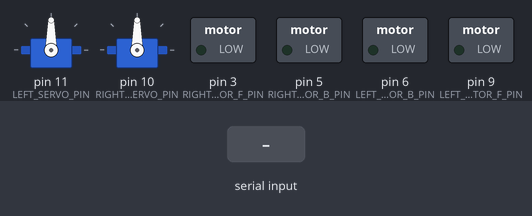
A sketch run on a simulated Arduino Uno, built with avr-gcc and run on an emulated ATmega328P. Shown: 2 × servo, switched loads named in the sketch (green lamp = pin HIGH). Inputs (shaded band) come from the test bench. What the sketch prints to the serial monitor is not drawn.

Above: at 2.5 s.
2.6 s: "skidL\n" received over Serial
At 2.9 s:
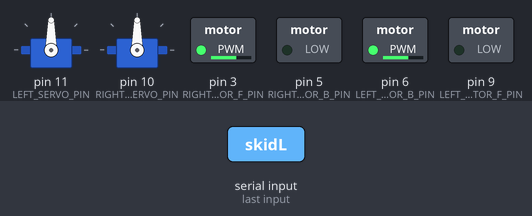
4.1 s: "skidR\n" received over Serial
At 5.2 s:
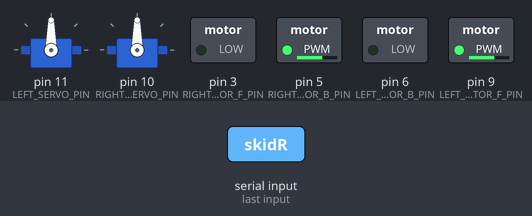
5.6 s: "driveF\n" received over Serial
At 6.4 s:
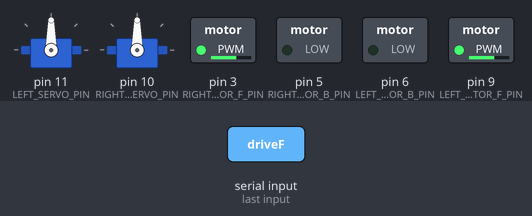
7.1 s: "driveB\n" received over Serial
At 7.6 s:
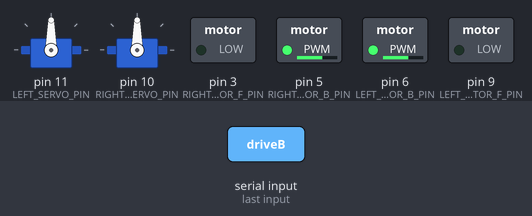
8.6 s: "driveL\n" received over Serial
At 9.8 s:
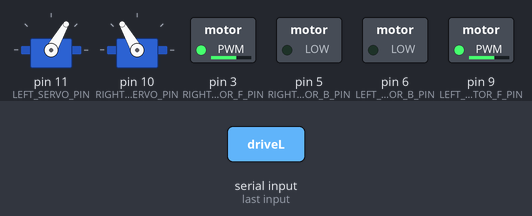
10.1 s: "driveR\n" received over Serial
At 11.0 s:
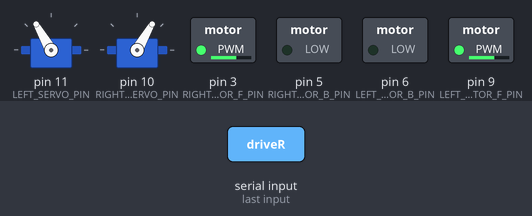
Timing chart, 0 to 12.6 s (numbered marks = the images above; inputs shaded):
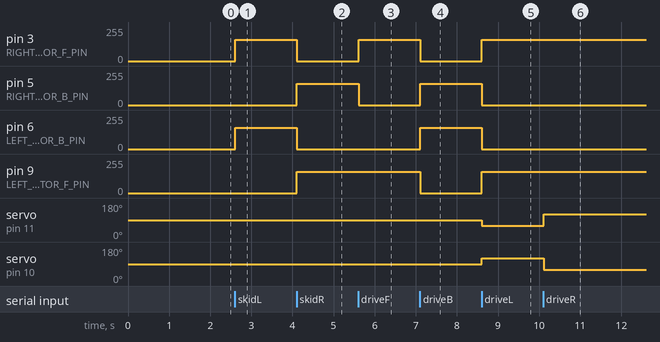

Measured:
- after the input at 2.6 s, pin 3 (RIGHT_MOTOR_F_PIN), pin 6 (LEFT_MOTOR_B_PIN): 0/255 → 160/255 at once
- after the input at 4.1 s, pin 3 (RIGHT_MOTOR_F_PIN), pin 6 (LEFT_MOTOR_B_PIN): 160/255 → 0/255 at once; pin 5 (RIGHT_MOTOR_B_PIN), pin 9 (LEFT_MOTOR_F_PIN): 0/255 → 160/255 at once
- after the input at 5.6 s, pin 3 (RIGHT_MOTOR_F_PIN): 0/255 → 160/255 at once; pin 5 (RIGHT_MOTOR_B_PIN): 160/255 → 0/255 at once
- after the input at 7.1 s, pin 3 (RIGHT_MOTOR_F_PIN), pin 9 (LEFT_MOTOR_F_PIN): 160/255 → 0/255 at once; pin 5 (RIGHT_MOTOR_B_PIN), pin 6 (LEFT_MOTOR_B_PIN): 0/255 → 160/255 at once
- after the input at 8.6 s, pin 3 (RIGHT_MOTOR_F_PIN), pin 9 (LEFT_MOTOR_F_PIN): 0/255 → 160/255 at once; pin 5 (RIGHT_MOTOR_B_PIN), pin 6 (LEFT_MOTOR_B_PIN): 160/255 → 0/255 at once; servo on pin 11 (LEFT_SERVO_PIN): 90° → 60° at once; servo on pin 10 (RIGHT_SERVO_PIN): 90° → 120° at once
- after the input at 10.1 s, servo on pin 11 (LEFT_SERVO_PIN): 60° → 120° at once; servo on pin 10 (RIGHT_SERVO_PIN): 120° → 60° at once

The sketch:

FINALv6.ino
```cpp
#include <Servo.h>


// DC MOTOR - LEFT side
const int LEFT_MOTOR_B_PIN = 6;  // forward
const int LEFT_MOTOR_F_PIN = 9;  // back
// DC MOTOR - RIGHT side
const int RIGHT_MOTOR_B_PIN = 5; // forward
const int RIGHT_MOTOR_F_PIN = 3; // back
//SERVO pin assignment
const int LEFT_SERVO_PIN  = 11;
const int RIGHT_SERVO_PIN = 10;
//speed
const int DEFAULT_SPEED = 160;  //  (0–255)
const int TURN_SPEED    = 160;  //  skid drive speed
const int SLOW_SPEED    = 120;  //  differential drive speed
//servo shi
const int LEFT_SERVO_CENTER  = 90;
const int RIGHT_SERVO_CENTER = 90;
const int SERVO_TURN_ANGLE   = 30;   // turn angle
// objects for Servos (for cleaner code)
Servo leftServo;
Servo rightServo;

// •••••••••••••••••••••••••••••••••••••••••••••••••
//                    SETUP
// •••••••••••••••••••••••••••••••••••••••••••••••••
void setup() {
  Serial.begin(9600);
  pinMode(LEFT_MOTOR_F_PIN, OUTPUT);
  pinMode(LEFT_MOTOR_B_PIN, OUTPUT);
  pinMode(RIGHT_MOTOR_F_PIN, OUTPUT);
  pinMode(RIGHT_MOTOR_B_PIN, OUTPUT);
  leftServo.attach(LEFT_SERVO_PIN);
  rightServo.attach(RIGHT_SERVO_PIN);
  steerZ();
  stopMotors();
  // (gay) little startup message because why not
  Serial.println("•••••••••••••••••••••••••••••••••••••••••••••••••••••••••••••••••••••••••••••••••••••••••••••••••••••");
  Serial.println("•                                       Oberon INITIALIZED                                          •");
  Serial.println("•••••••••••••••••••••••••••••••••••••••••••••••••••••••••••••••••••••••••••••••••••••••••••••••••••••");
  Serial.println("•                                                                                                   •");
  Serial.println("•     skidL, skidR, driveF, driveB, driveL, driveR, DdriveL, DriveR, steerL, steerR, steerZ, S      •");
  Serial.println("•                                                                                                   •");
  Serial.println("•••••••••••••••••••••••••••••••••••••••••••••••••••••••••••••••••••••••••••••••••••••••••••••••••••••");
 Serial.println(" 'C' to show these commands again ");
}

// •••••••••••••••••••••••••••••••••••••••••••••••••
//              MAIN PROGRAM LOOP                     - checks for input from console (may have other ways of doing this in future)
// •••••••••••••••••••••••••••••••••••••••••••••••••
void loop() {
  if (Serial.available() > 0) {
    String command = Serial.readStringUntil('\n');
    command.trim();

    if (command == "skidL") {
      skidL();
    } else if (command == "skidR") {
      skidR();
    } else if (command == "driveF") {
      driveF();
    } else if (command == "driveB") {
      driveB();
    } else if (command == "driveL") {
      driveL();
    } else if (command == "driveR") {
      driveR();
    } else if (command == "DdriveL") {
      DdriveL();
    } else if (command == "DriveR") {
      DriveR();
    } else if (command == "steerL") {
      steerL();
    } else if (command == "steerR") {
      steerR();
    } else if (command == "steerZ") {
      steerZ();
    } else if (command == "S") {
      stopMotors();
    } else if (command == "C") {
      showCommands();
    } else {
      Serial.print("Unknown command: ");
      Serial.println(command);
    }

    Serial.print("Executed command: ");
    Serial.println(command);
  }
}
// •••••••••••••••••••••••••••••••••••••••••••••••••••••••••••••••••••••••••••••••••••••••••••••••••••••••••••••••••••••••••••••••••••••••
//                                                          FUNCTIONS
// •••••••••••••••••••••••••••••••••••••••••••••••••••••••••••••••••••••••••••••••••••••••••••••••••••••••••••••••••••••••••••••••••••••••
void showCommands() {
  Serial.println("•••••••••••••••••••••••••••••••••••••••••••••••••••••••••••••••••••••••••••••••••••••••••••••••••••••");
  Serial.println("•                                                                                                   •");
  Serial.println("•    skidL, skidR, driveF, driveB, driveL, driveR, DdriveL, DriveR, steerL, steerR, steerZ, S, C    •");
  Serial.println("•                                                                                                   •");
  Serial.println("•••••••••••••••••••••••••••••••••••••••••••••••••••••••••••••••••••••••••••••••••••••••••••••••••••••");
}
// •••••••••••••••••••••••••••••••••••••••••••••••••
//       MOTOR CONTROL FUNCTIONS (DC only)
// •••••••••••••••••••••••••••••••••••••••••••••••••
void stopMotors() {
  analogWrite(LEFT_MOTOR_F_PIN, 0);
  analogWrite(LEFT_MOTOR_B_PIN, 0);
  analogWrite(RIGHT_MOTOR_F_PIN, 0);
  analogWrite(RIGHT_MOTOR_B_PIN, 0);
}
void driveF() {
  analogWrite(LEFT_MOTOR_F_PIN, DEFAULT_SPEED);
  analogWrite(LEFT_MOTOR_B_PIN, 0);
  analogWrite(RIGHT_MOTOR_F_PIN, DEFAULT_SPEED);
  analogWrite(RIGHT_MOTOR_B_PIN, 0);
}
void driveB() {
  analogWrite(LEFT_MOTOR_F_PIN, 0);
  analogWrite(LEFT_MOTOR_B_PIN, DEFAULT_SPEED);
  analogWrite(RIGHT_MOTOR_F_PIN, 0);
  analogWrite(RIGHT_MOTOR_B_PIN, DEFAULT_SPEED);
}
void skidL() {
  analogWrite(LEFT_MOTOR_F_PIN, 0);
  analogWrite(LEFT_MOTOR_B_PIN, TURN_SPEED);
  analogWrite(RIGHT_MOTOR_F_PIN, TURN_SPEED);
  analogWrite(RIGHT_MOTOR_B_PIN, 0);
}
void skidR() {
  analogWrite(LEFT_MOTOR_F_PIN, TURN_SPEED);
  analogWrite(LEFT_MOTOR_B_PIN, 0);
  analogWrite(RIGHT_MOTOR_F_PIN, 0);
  analogWrite(RIGHT_MOTOR_B_PIN, TURN_SPEED);
}
// •••••••••••••••••••••••••••••••••••••••••••••••••
//              DC + SERVO FUNCTIONS
// •••••••••••••••••••••••••••••••••••••••••••••••••
void driveL() {
  steerL();
  driveF();
}
void driveR() {
  steerR();
  driveF();
}
void DdriveL() {
  steerL();
  analogWrite(LEFT_MOTOR_F_PIN, SLOW_SPEED);
  analogWrite(LEFT_MOTOR_B_PIN, 0);

  analogWrite(RIGHT_MOTOR_F_PIN, DEFAULT_SPEED);
  analogWrite(RIGHT_MOTOR_B_PIN, 0);
}
void DriveR() {
  steerR();
  analogWrite(LEFT_MOTOR_F_PIN, DEFAULT_SPEED);
  analogWrite(LEFT_MOTOR_B_PIN, 0);

  analogWrite(RIGHT_MOTOR_F_PIN, SLOW_SPEED);
  analogWrite(RIGHT_MOTOR_B_PIN, 0);
}

// •••••••••••••••••••••••••••••••••••••••••••••••••
//               SERVO FUNCTIONS
// •••••••••••••••••••••••••••••••••••••••••••••••••
void steerL() {
  leftServo.write(LEFT_SERVO_CENTER - SERVO_TURN_ANGLE);
  rightServo.write(RIGHT_SERVO_CENTER + SERVO_TURN_ANGLE);
}
void steerR() {
  leftServo.write(LEFT_SERVO_CENTER + SERVO_TURN_ANGLE);
  rightServo.write(RIGHT_SERVO_CENTER - SERVO_TURN_ANGLE);
}
void steerZ() {
  leftServo.write(LEFT_SERVO_CENTER);
  rightServo.write(RIGHT_SERVO_CENTER);
}
```
